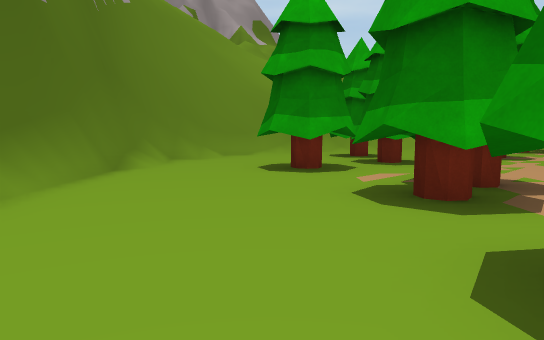
[1] (above)

21 first-person views from a walk through a 3-D level made in the Unity game engine. The camera is 1.4 m above the floor, tilts 6° down and sees 70° across. The floor is counted in squares, 2.01 m on a side. Each view is taken from the middle of a square. On the plan, view 1 faces up. The plan holds only what a view shows up to about 11 squares ahead; the rest is blank. The place goes on beyond the plan. The player is left out. Some surface patterns are stand-ins.

[2]
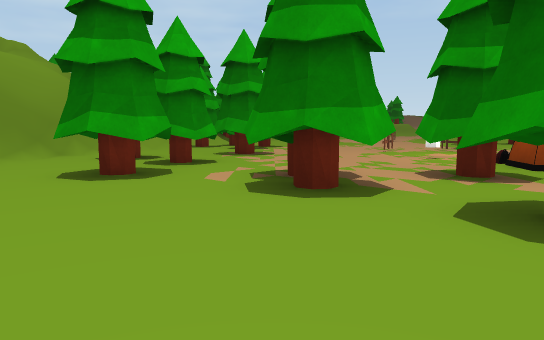

[3]
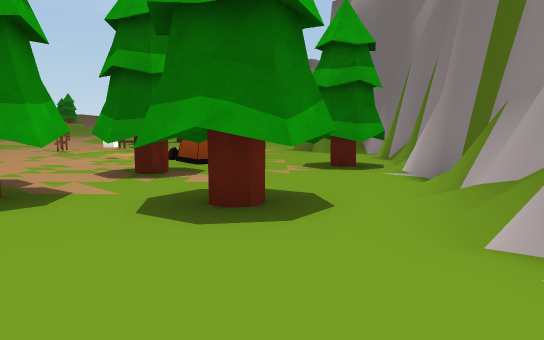

[4]
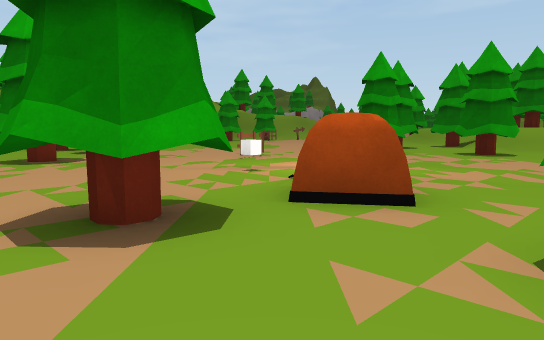

[5]
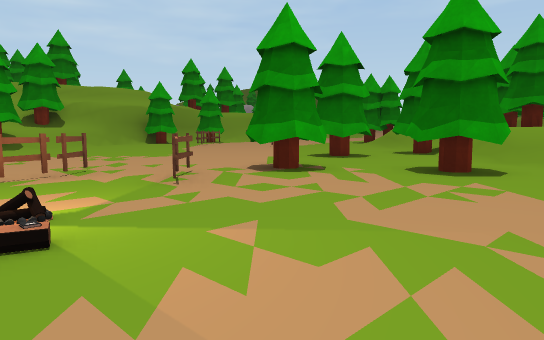

[6]
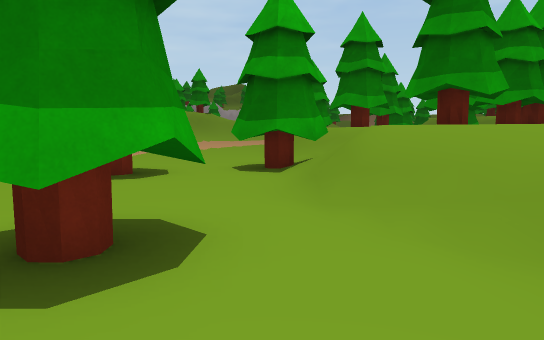

[7]
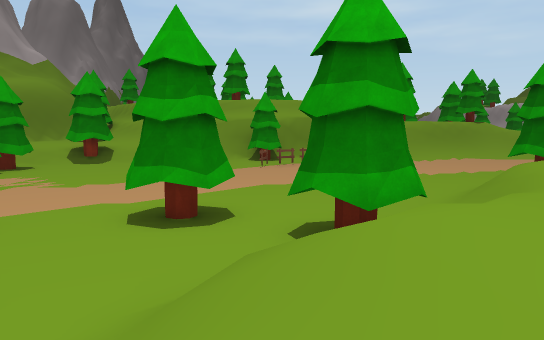

[8]
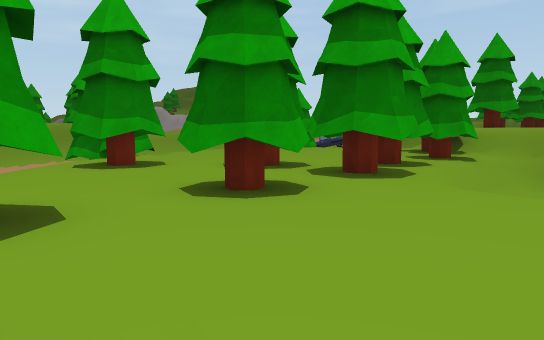

[9]
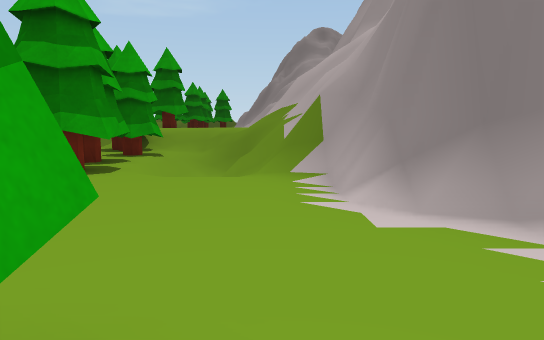

[10]
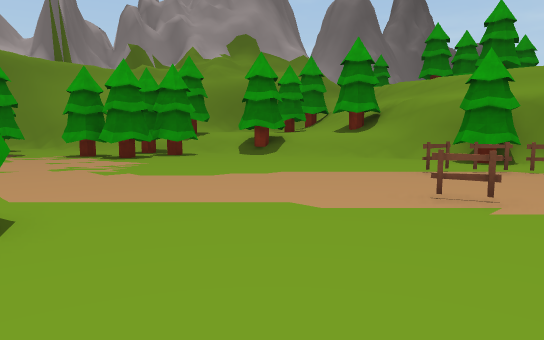

[11]
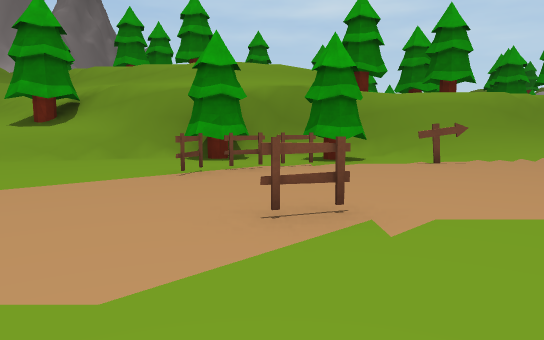

[12]
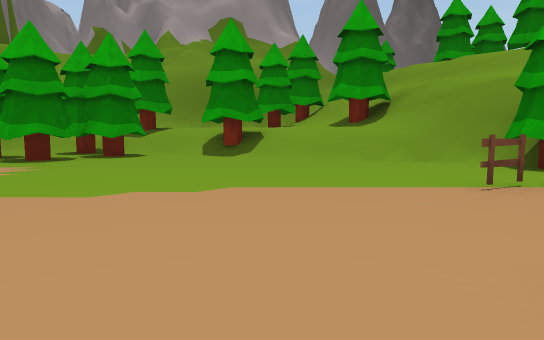

[13]
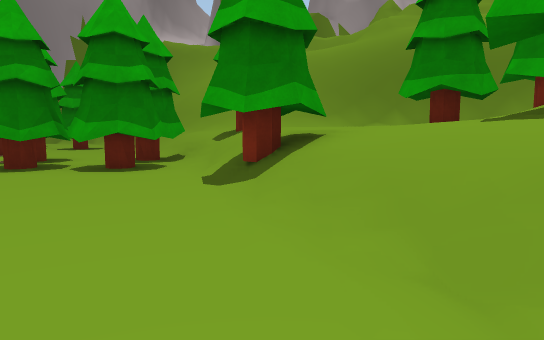

[14]
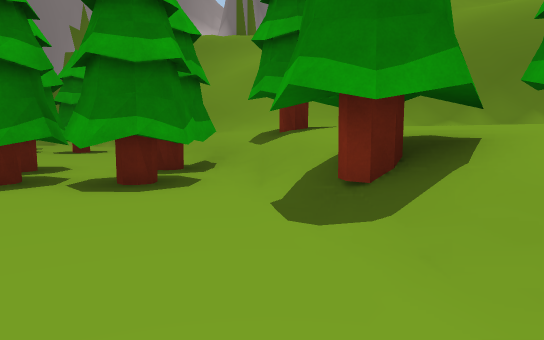

[15]
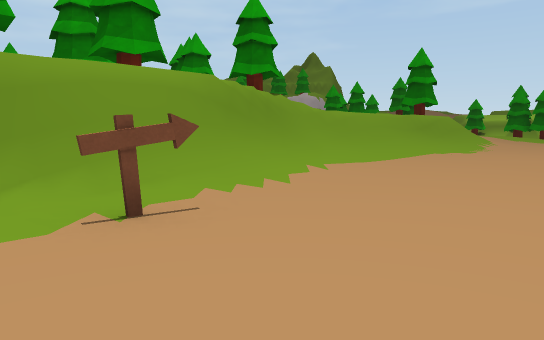

[16]
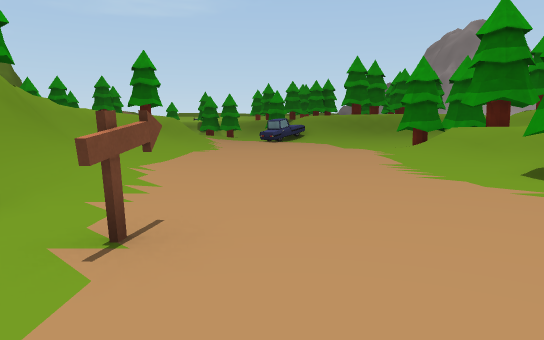

[17]
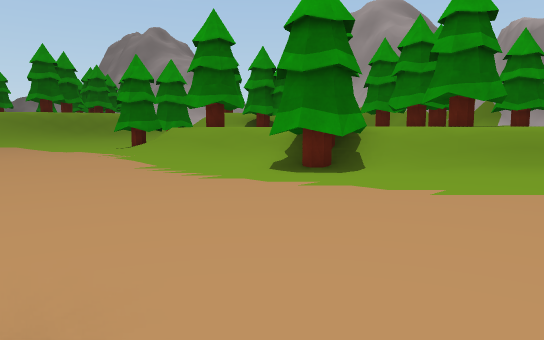

[18]
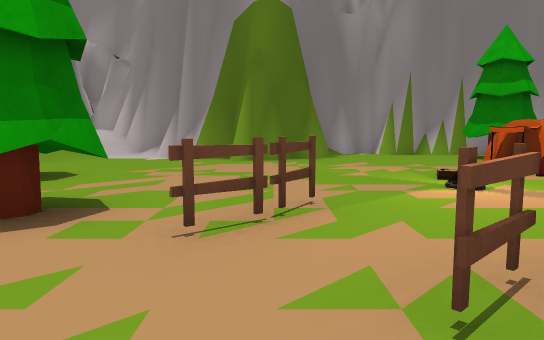

[19]
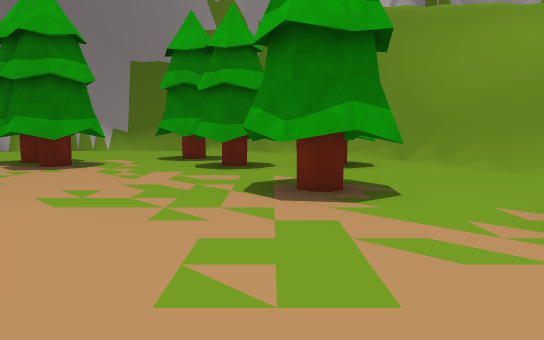

[20]
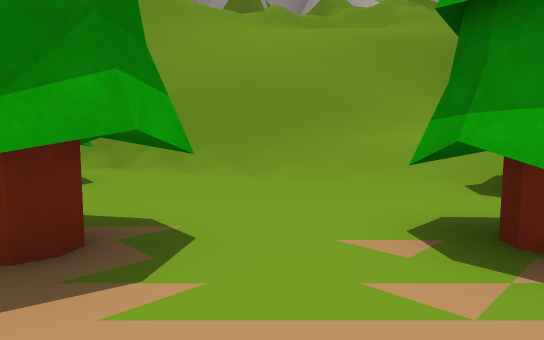

[21]
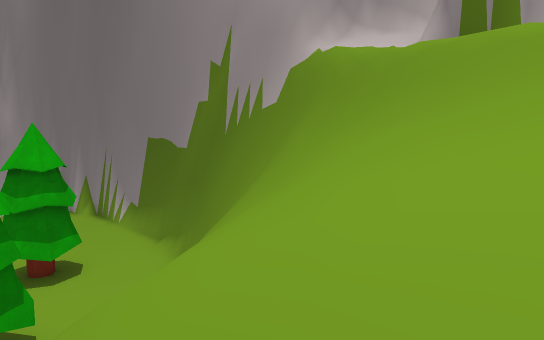

### Floor plan
Key: @ floor where view 1 was taken; # wall or solid block; . main floor; : floor 1.5 m higher than the main floor; + floor 3.5 m higher than the main floor; * floor 6.5 m higher than the main floor; % floor 7.25 m higher than the main floor; & floor 8 m higher than the main floor; / step, stairs or slope; = window, fence, low wall or low ledge; v drop or lower ground; T tree; C cube; E tent; F fence; S sign.
Columns run from 7 left of view 1 to 32 right of it. Each row starts with its distance up from view 1.
 23             %##TT               TT TT
 22           &&v#:#T           TT  T  +//
 21           &%v#                   +/=///
 20           /*#:  T /TT#=///####//##/////
 19           /v#:  ::/:#T=###//////////////
 18          //#/: ::://///.TT.TT.////......
 17       ///////TT//T#//......T.SS.........
 16      ////////T#///.......FF.............
 15   # //////////T.T........F..............
 14   #///////==//TTT.......................
 13 #////=///##/....TT......................
 12 ##//vvv##/....TTT.........F.....#T//////
 11 ##/vv##..T.....T.............../#T///T/
 10  ##v #...TT.#T................///T:  TT
  9   ####...TT.TT...............///:::
  8     #...TTT............T....//:TT::
  7     #..TT.......FF.....TT...//:TT:::::
  6     #...T.........F.TT....TT/::::TT:::
  5     #....TT...C.....T..../T//::::TT:
  4     #...T#T...........T.///:TT:T:TTTTTT
  3      ....T.TT.E......TT.//::T::T:T#T//T/
  2      ...TT.T.EE.........//:::::::///////
  1      /..TT............./// TT::::/ //==
  0       .@....TT....##.../   ::::::======
 -1        ###..TT...#####//    :::######=#
 -2          #########   ##/     :##      #

Positions as (right, up) in squares from view 1, and headings:
1: (0, 0), facing up
2: (-2, 1), facing up-right
3: (-2, 1), facing right
4: (3, 0), facing up-right
5: (8, 1), facing up-right
6: (14, 1), facing up-right
7: (18, 1), facing up
8: (21, 0), facing up-right
9: (20, 0), facing right
10: (21, 7), facing up-left
11: (19, 9), facing up
12: (19, 10), facing up-left
13: (16, 17), facing left
14: (14, 16), facing left
15: (21, 14), facing up-right
16: (20, 16), facing right
17: (21, 17), facing down-right
18: (11, 9), facing down
19: (10, 9), facing left
20: (8, 9), facing up-left
21: (3, 17), facing down-left
